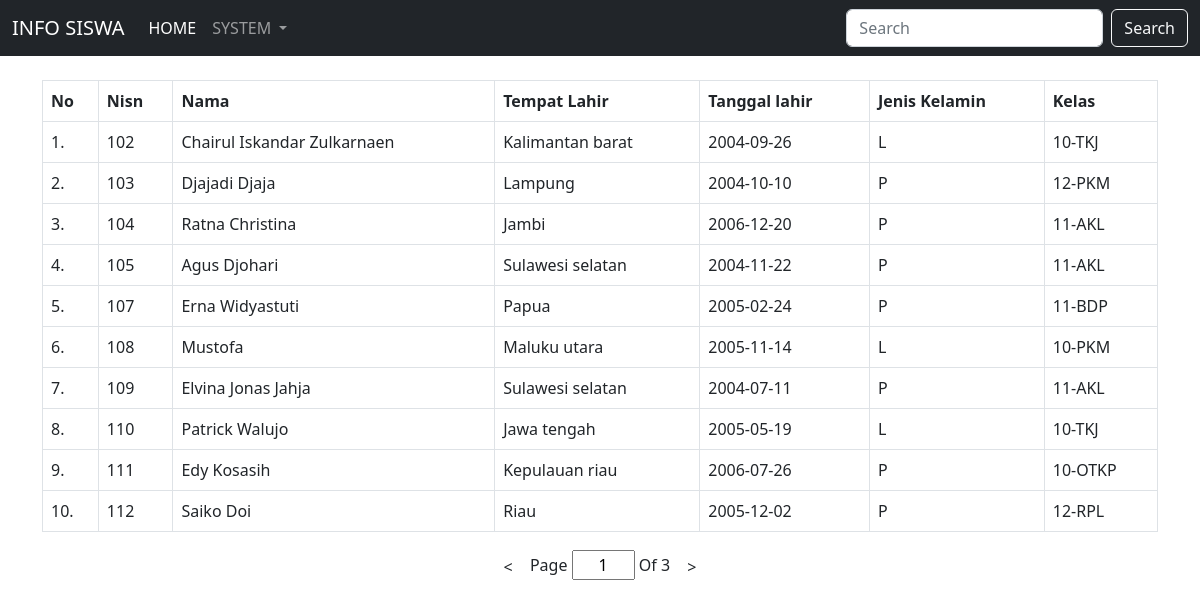
The app's page /laman.php with its own data.
### tables this page shows
CREATE TABLE `info_siswa` (
  `id` int(11) NOT NULL,
  `nis` varchar(255) NOT NULL,
  `nama_lengkap` varchar(255) NOT NULL,
  `tempat_lahir` varchar(255) NOT NULL,
  `tanggal_lahir` date NOT NULL,
  `jenis_kelamin` varchar(1) NOT NULL,
  `kelas` varchar(255) NOT NULL
);

### laman.php (the view, shortened to what this page needs)
<!DOCTYPE html>
<html lang="en">
<head>
    <link href="https://cdn.jsdelivr.net/npm/bootstrap@5.2.0-beta1/dist/css/bootstrap.min.css" rel="stylesheet">
</head>
<body>
<nav class="navbar navbar-expand-lg bg-dark navbar-dark ">
  <div class="container-fluid">
    <a class="navbar-brand" href="#">INFO SISWA</a>
    <div class="collapse navbar-collapse" id="navbarSupportedContent">
      <ul class="navbar-nav me-auto mb-2 mb-lg-0">
        <li class="nav-item">
          <a class="nav-link active" aria-current="page" href="#">HOME</a>
        </li>
        <li class="nav-item dropdown">
          <a class="nav-link dropdown-toggle" href="#" role="button" data-bs-toggle="dropdown" aria-expanded="false">
            SYSTEM
          </a>
        </li>
      </ul>
      <form class="d-flex" role="search">
        <input class="form-control me-2" name="search" type="search" placeholder="<?php
        if($_SESSION['admin_login'] == true){echo 'Selamat datang admin';}elseif($_SESSION['operator_login']==true){echo 'Selamat datang operator';}elseif($_SESSION['siswa_login'] == true){echo 'Selamat datang siswa';}else{echo 'Search';};?>" aria-label="Search">
        <button class="btn btn-outline-light" type="submit">Search</button>
      </form>
    </div>
  </div>
</nav>
    <div  class="container">
<table class="table table-bordered table-hover">
        <br>
        <thead>
        <tr>
            <th>No</th>
            <th>Nisn</th>
            <th>Nama</th>
            <th>Tempat Lahir</th>
            <th>Tanggal lahir</th>
            <th>Jenis Kelamin</th>
            <th>Kelas</th>
        </tr>
        </thead>
        <?php
        include "koneksi.php";
        $jumlahdataperhalaman = 10;
        $ambildata1 = mysqli_query($kon,"SELECT * FROM info_siswa");
        $jumlahdata = mysqli_num_rows($ambildata1);
        $jumlahpage = ceil( $jumlahdata / $jumlahdataperhalaman);
        if(isset($_GET['halaman'])){
        $halamanaktif = $_GET['halaman'];
        }else{
            $halamanaktif = 1;
        }
        $awaldata = ($jumlahdataperhalaman * $halamanaktif) - $jumlahdataperhalaman;
        $no = $halamanaktif + ($halamanaktif - 1) * ($jumlahdataperhalaman - 1);
        $sql = "SELECT * FROM info_siswa LIMIT $awaldata,$jumlahdataperhalaman";
        $hasil=mysqli_query($kon,$sql);
        $search = $_GET['search'];
        if($search == ""){
          $sql = "SELECT * FROM info_siswa LIMIT $awaldata,$jumlahdataperhalaman";
          $hasil=mysqli_query($kon,$sql);
        }
        while ($data = mysqli_fetch_array($hasil)) {
            ?>
            <tbody>
            <tr>
                <td><?php echo $no;?>.</td>
                <td><?php echo $data["nis"];   ?></td>
                <td><?php echo $data["nama_lengkap"];   ?></td>
                <td><?php echo $data["tempat_lahir"];   ?></td>
                <td><?php echo $data["tanggal_lahir"];   ?></td>
                <td><?php echo strtoupper($data["jenis_kelamin"]);   ?></td>
                <td><?php echo strtoupper($data["kelas"]);   ?></td>
            </tbody>
            <?php
            $no++;
        }
        ?>
    </table>
    <div class="text-center">
    <form action="" method="get" class="mx-auto my-3">
<?php if($halamanaktif == 1):?><a class="btn">&lt;</a><?php endif;?>
<span>Page <input type="number" class="text-center" min="0" value="<?= $halamanaktif;?>" max="<?=$jumlahpage;?>"
        name="halaman" id="number"> Of <?= $jumlahpage; ?></span>
<?php if($halamanaktif < $jumlahpage):?><a class="btn"
    href="?halaman=<?=$halamanaktif + 1?>">&gt;</a><?php endif;?>
</form>
    </div>
    </div>
</body>
</html>

### laman.php (style rules this page uses)
input[type=number] { -moz-appearance: textfield; }

### records on screen
info_siswa: nis "102", nama_lengkap "Chairul Iskandar Zulkarnaen", tempat_lahir "Kalimantan barat", tanggal_lahir "2004-09-26", jenis_kelamin "L", kelas "10-TKJ"
info_siswa: nis "103", nama_lengkap "Djajadi Djaja", tempat_lahir "Lampung", tanggal_lahir "2004-10-10", jenis_kelamin "P", kelas "12-PKM"
info_siswa: nis "104", nama_lengkap "Ratna Christina", tempat_lahir "Jambi", tanggal_lahir "2006-12-20", jenis_kelamin "P", kelas "11-AKL"
info_siswa: nis "105", nama_lengkap "Agus Djohari", tempat_lahir "Sulawesi selatan", tanggal_lahir "2004-11-22", jenis_kelamin "P", kelas "11-AKL"
info_siswa: nis "107", nama_lengkap "Erna Widyastuti", tempat_lahir "Papua", tanggal_lahir "2005-02-24", jenis_kelamin "P", kelas "11-BDP"
info_siswa: nis "108", nama_lengkap "Mustofa", tempat_lahir "Maluku utara", tanggal_lahir "2005-11-14", jenis_kelamin "L", kelas "10-PKM"
info_siswa: nis "109", nama_lengkap "Elvina Jonas Jahja", tempat_lahir "Sulawesi selatan", tanggal_lahir "2004-07-11", jenis_kelamin "P", kelas "11-AKL"
info_siswa: nis "110", nama_lengkap "Patrick Walujo", tempat_lahir "Jawa tengah", tanggal_lahir "2005-05-19", jenis_kelamin "L", kelas "10-TKJ"
info_siswa: nis "111", nama_lengkap "Edy Kosasih", tempat_lahir "Kepulauan riau", tanggal_lahir "2006-07-26", jenis_kelamin "P", kelas "10-OTKP"
info_siswa: nis "112", nama_lengkap "Saiko Doi", tempat_lahir "Riau", tanggal_lahir "2005-12-02", jenis_kelamin "P", kelas "12-RPL"

### other values on screen
$jumlahpage "3"
